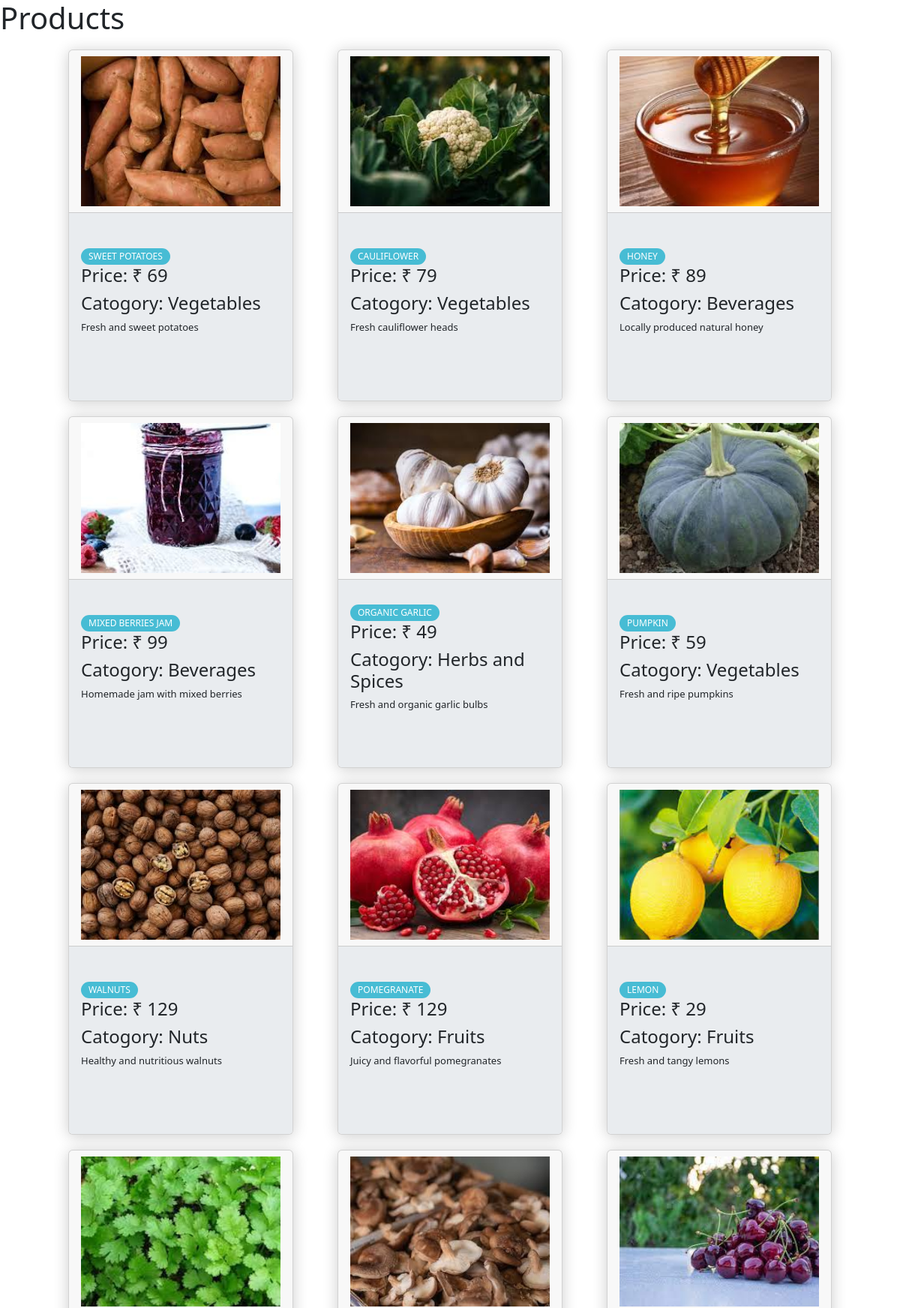
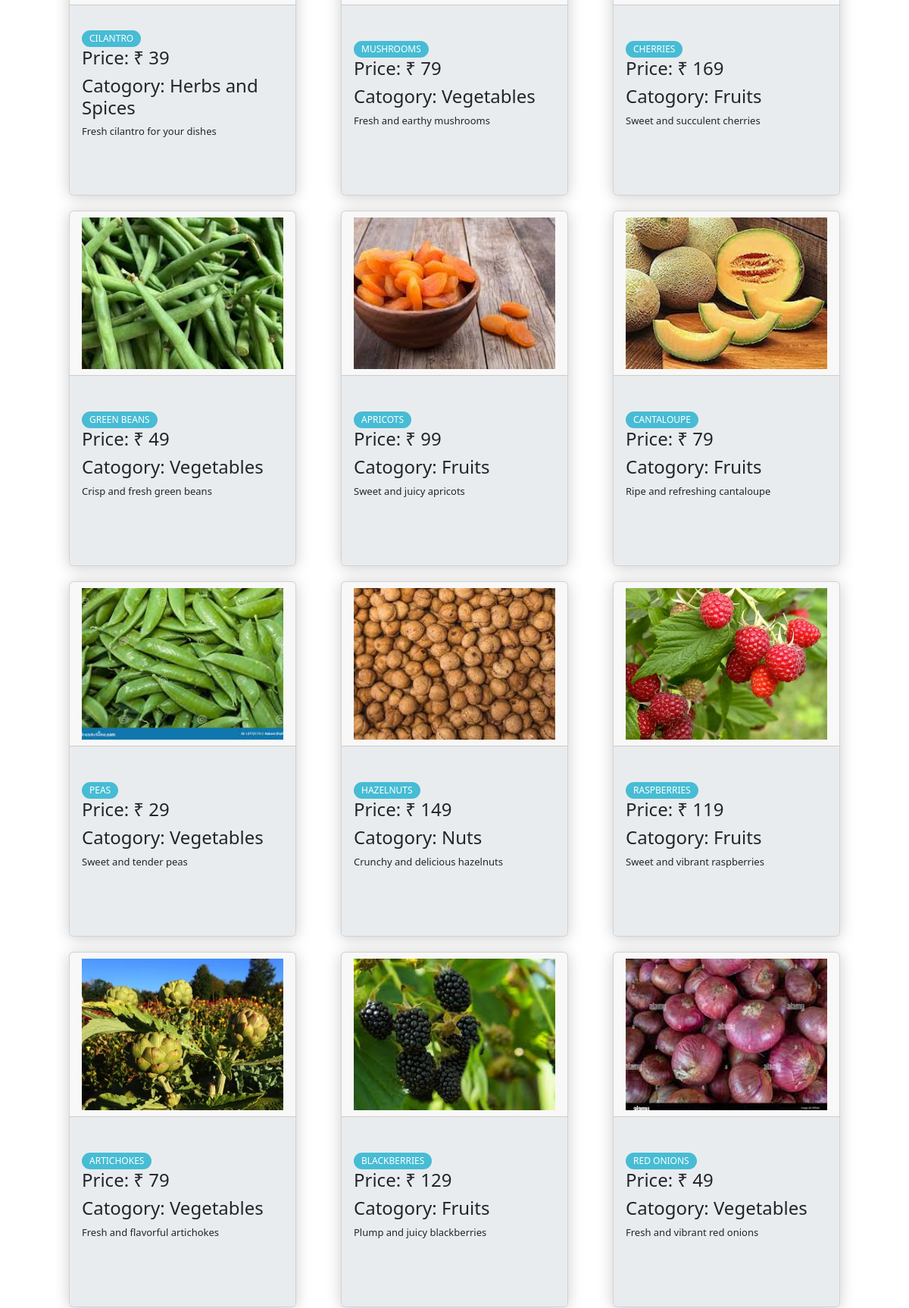
The app's page /farmer/display_products.php (signed in, upper part) with its own data (2 pictures, top to bottom).
### tables this page shows
CREATE TABLE `product` (
  `p_id` int(5) NOT NULL,
  `p_name` varchar(255) NOT NULL,
  `p_price` int(255) NOT NULL,
  `p_quantity` int(30) NOT NULL,
  `p_image` varchar(255) NOT NULL,
  `p_descript` varchar(255) NOT NULL,
  `c_id` int(5) NOT NULL,
  `f_id` int(5) NOT NULL
);

CREATE TABLE `category` (
  `c_id` int(5) NOT NULL,
  `c_name` varchar(255) NOT NULL
);

### farmer/config.php (called while the page is built, shortened)
<?php
class Database
{
    private $host = "localhost";
    private $username = "root";
    private $password = "";
    private $database = "farm_system";
    public function __construct()
    {
        $this->connection = new mysqli($this->host, $this->username, $this->password, $this->database);
    }
}
?>

### farmer/farmer.php (called while the page is built, shortened)
<?php
require 'config.php';
class Farmer extends Database
{
    public function getProducts()
    {
        if (isset($_SESSION['f_id'])) {
            $f_id = $_SESSION['f_id'];
            $query = "SELECT p.p_name, p.p_price, p.p_image, p.p_descript,c.c_name FROM product p INNER JOIN category c ON p.c_id = c.c_id where p.f_id=$f_id;";
            $result = $this->connection->query($query);
            $products = [];
            while ($row = $result->fetch_assoc()) {
                $products[] = $row;
            }
            return $products;
        }
    }
}

### farmer/display_products.php (the view, shortened to what this page needs)
<?php
require 'Farmer.php';
$farmer = new Farmer();
$products = $farmer->getProducts();
?>
<!DOCTYPE html>
<html lang="en" data-theme="light">
<head>
    <link rel="stylesheet" href="styl.css" />
    <link href="https://cdn.jsdelivr.net/npm/bootstrap@5.3.2/dist/css/bootstrap.min.css" rel="stylesheet">
</head>
<body>
    <h1>Products</h1>
    <div class="container">
        <?php
        foreach ($products as $product) {
            echo '<div class="card">';
            echo '<div class="card-header">';
            echo '<img src="product_images/' . $product['p_image'] . '" alt="' . $product['p_name'] . '" width="" height="">';
            echo '</div>';
            echo '<div class="card-body">';
            echo '<span class="tag tag-teal">' . $product['p_name'] . '</span>';
            echo '<h4>Price: ₹ ' . $product['p_price'] . '</h4>';
            echo '<h4>Catogory: ' . $product['c_name'] . '</h4>';
            echo '<p>' . $product['p_descript'] . '</p>';
            echo '</div>';
            echo '</div>';
        }
        ?>
    </div>
    <br>
    <center><button class="btn btn-dark" onclick=" window.location.href = 'farmer_home.php'">HOME</button></center><br><br>
</body>
</html>

### farmer/styl.css (style rules this page uses)
* { box-sizing: border-box; }
body { justify-content: center; align-items: center; margin: 0; background-color: #f7f8fc; font-family: "Poppins", sans-serif; color: #10182f; height: 100vh; }
.container { display: flex; justify-content: space-evenly; flex-wrap: wrap; }
.card { margin: 10px; background-color: #e9ecef; border-radius: 10px; box-shadow: 0 2px 20px rgba(0, 0, 0, 0.2); overflow: hidden; width: 300px; }
.card-header img { width: 100%; height: 200px; object-fit: cover; }
.card-body { background-color: #e9ecef; display: flex; flex-direction: column; justify-content: center; align-items: flex-start; padding: 20px; min-height: 250px; }
.tag { background: #cccccc; border-radius: 50px; font-size: 12px; margin: 0; color: #fff; padding: 2px 10px; text-transform: uppercase; cursor: pointer; }
.tag-teal { background-color: #47bcd4; }
.card-body p { font-size: 13px; margin: 0 0 40px; }

### records on screen
product: p_image (picture), p_name "SWEET POTATOES", p_price "69", c.c_name "Vegetables", p_descript "Fresh and sweet potatoes"
product: p_image (picture), p_name "CAULIFLOWER", p_price "79", c.c_name "Vegetables", p_descript "Fresh cauliflower heads"
product: p_image (picture), p_name "HONEY", p_price "89", c.c_name "Beverages", p_descript "Locally produced natural honey"
product: p_image (picture), p_name "MIXED BERRIES JAM", p_price "99", c.c_name "Beverages", p_descript "Homemade jam with mixed berries"
product: p_image (picture), p_name "ORGANIC GARLIC", p_price "49", c.c_name "Herbs and Spices", p_descript "Fresh and organic garlic bulbs"
product: p_image (picture), p_name "PUMPKIN", p_price "59", c.c_name "Vegetables", p_descript "Fresh and ripe pumpkins"
product: p_image (picture), p_name "WALNUTS", p_price "129", c.c_name "Nuts", p_descript "Healthy and nutritious walnuts"
product: p_image (picture), p_name "POMEGRANATE", p_price "129", c.c_name "Fruits", p_descript "Juicy and flavorful pomegranates"
product: p_image (picture), p_name "LEMON", p_price "29", c.c_name "Fruits", p_descript "Fresh and tangy lemons"
product: p_image (picture), p_name "CILANTRO", p_price "39", c.c_name "Herbs and Spices", p_descript "Fresh cilantro for your dishes"
product: p_image (picture), p_name "MUSHROOMS", p_price "79", c.c_name "Vegetables", p_descript "Fresh and earthy mushrooms"
product: p_image (picture), p_name "CHERRIES", p_price "169", c.c_name "Fruits", p_descript "Sweet and succulent cherries"
product: p_image (picture), p_name "GREEN BEANS", p_price "49", c.c_name "Vegetables", p_descript "Crisp and fresh green beans"
product: p_image (picture), p_name "APRICOTS", p_price "99", c.c_name "Fruits", p_descript "Sweet and juicy apricots"
product: p_image (picture), p_name "CANTALOUPE", p_price "79", c.c_name "Fruits", p_descript "Ripe and refreshing cantaloupe"
product: p_image (picture), p_name "PEAS", p_price "29", c.c_name "Vegetables", p_descript "Sweet and tender peas"
product: p_image (picture), p_name "HAZELNUTS", p_price "149", c.c_name "Nuts", p_descript "Crunchy and delicious hazelnuts"
product: p_image (picture), p_name "RASPBERRIES", p_price "119", c.c_name "Fruits", p_descript "Sweet and vibrant raspberries"
product: p_image (picture), p_name "ARTICHOKES", p_price "79", c.c_name "Vegetables", p_descript "Fresh and flavorful artichokes"
product: p_image (picture), p_name "BLACKBERRIES", p_price "129", c.c_name "Fruits", p_descript "Plump and juicy blackberries"
product: p_image (picture), p_name "RED ONIONS", p_price "49", c.c_name "Vegetables", p_descript "Fresh and vibrant red onions"
